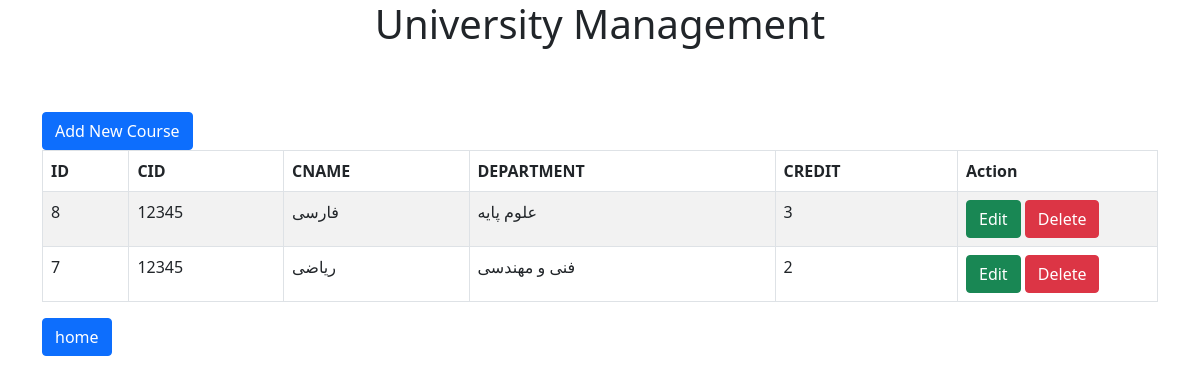
Page /coursesinfo on the earlier database version.
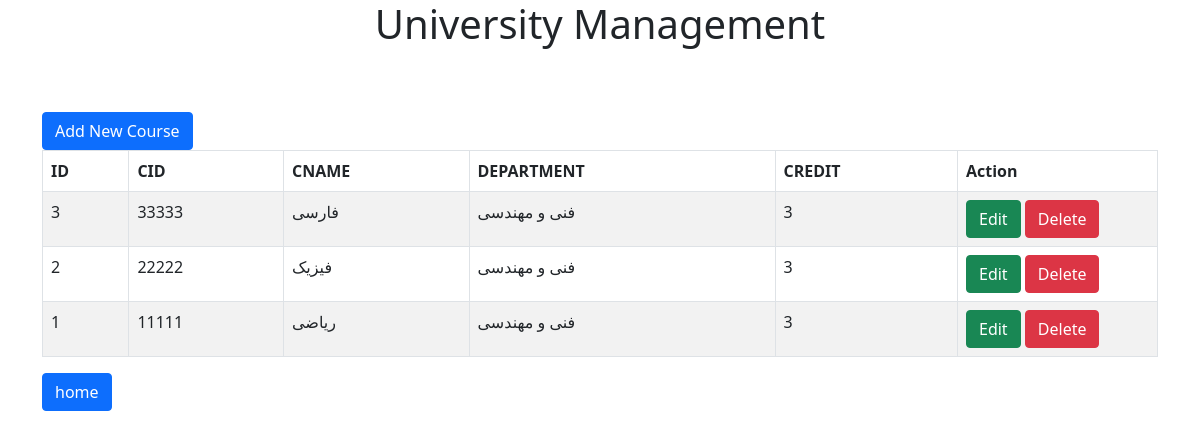
Same page on the later database version.
### models.py (models this page shows, shortened)
class course(Base):
    __tablename__ = 'courses'
    id = Column(Integer, primary_key=True, index=True)
    cid = Column(String)
    cname = Column(String)
    de = Column(String)
    credit = Column(String)

### main.py (the view)
@app.get("/box")
@app.get("/coursesinfo")
async def courses_info(request: Request, db: Session = Depends(get_db)):
    courses = db.query(models.course).order_by(models.course.id.desc()).all()
    return templates.TemplateResponse("box.html", {"request": request, "courses": courses})

### templates/box.html
{% extends 'base.html' %}
{% block content %}
<div class="row">
    <div class="col-12">
        <br><br>
        <a href="/coursesadd" class="btn btn-primary">Add New Course</a>
        <table class="table table-bordered table-striped">
            <thead>
                <tr>
                    <th>ID</th>
                    <th>CID</th>
                    <th>CNAME</th>
                    <th>DEPARTMENT</th>
                    <th>CREDIT</th>
                    <th width="200">Action</th>
                </tr>
            </thead>
            <tbody>
                {% for user in courses %}
                    <tr>
                        <td>{{ user.id }}</td>
                        <td>{{ user.cid }}</td>
                        <td>{{ user.cname }}</td>
                        <td>{{ user.de }}</td>
                        <td>{{ user.credit }}</td>
                        <td>
                            <a href="edit_course/{{ user.id }}" class="btn btn-success">Edit</a>
                            <a href="delete_course/{{ user.id }}" class="btn btn-danger">Delete</a>
                        </td>
                    </tr>
                {% endfor %}
            </tbody>
        </table>
        <a href="/" class="btn btn-primary">home</a>
    </div>
</div>
{% endblock content %}

### templates/base.html (shortened to what this page needs)
<!DOCTYPE html>
<html lang="en">
<head>
    <link href="https://cdn.jsdelivr.net/npm/bootstrap@5.0.2/dist/css/bootstrap.min.css" rel="stylesheet">
</head>
<body>
<div class="container">
    <h1 class="page-header text-center">University Management</h1>
    {% block content %}
    {% endblock content %}
</div>
</body>
</html>

Differences in the rows shown:
removed course: id "8", cid "12345", cname "فارسی", de "علوم پایه", credit "3"
removed course: id "7", cid "12345", cname "ریاضی", de "فنی و مهندسی", credit "2"
added course: id "3", cid "33333", cname "فارسی", de "فنی و مهندسی", credit "3"
added course: id "2", cid "22222", cname "فیزیک", de "فنی و مهندسی", credit "3"
added course: id "1", cid "11111", cname "ریاضی", de "فنی و مهندسی", credit "3"
